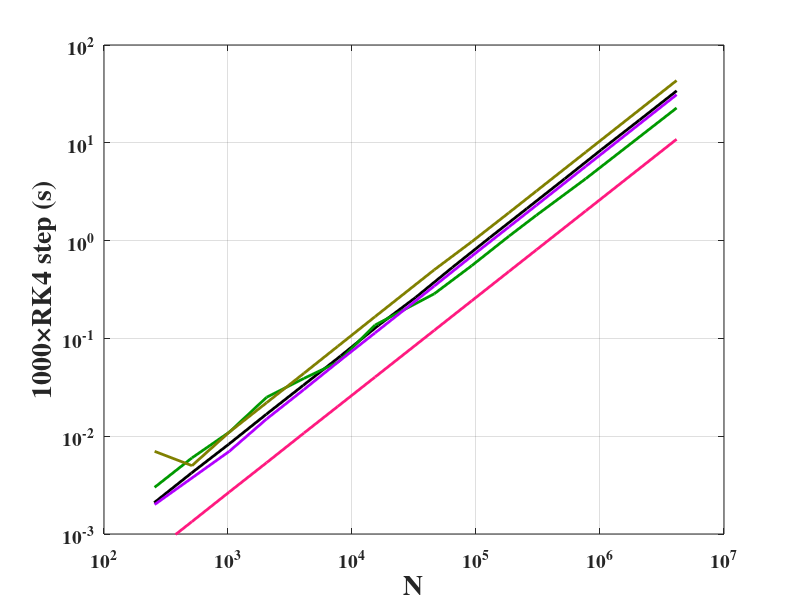

Here is the MATLAB script that generated this plot:
function LorenzRuntimeComparison

AhnertCPUv2.x = [254 507 1013 2039 4034 8121 16351 32634 64578 128895 257267 517946 1024907 2081296 4154152];
AhnertCPUv2.y = [0.00209 0.00420 0.00827 0.01678 0.03304 0.06638 0.13604 0.26260 0.53284 1.07044 2.12911 4.27722 8.50749 17.09075 33.99354];

%CPU_Lorenz_odeint_vcl.cpp
odeint_vcl_CPU.x = [256      512      1024    2048    4096    7680     15360    46080   92160   184320   307200   768000   4147200 ];
odeint_vcl_CPU.y = [.003     .006     .011    .025    .039    .057     .137     .286    .553    1.109    1.818    4.298    22.701];

%CPU_Lorenz_Julia_ensemble.jl
julia_CPU.x = [256      1024	2048	4096	7680	15360	46080	92160	184320	307200	768000	4147200];
julia_CPU.y = [0.002	0.009	0.018	0.036	0.068	0.136	0.409	0.819	1.639	2.744	6.857	37.203];

%CPU_Lorenz_Julia.jl
julia_CPU_noEnsemble.x = [256	1024	2048	4096	7680	15360	46080	92160	184320	307200	768000	4147200];
julia_CPU_noEnsemble.y = [0.002	0.009	0.018	0.037	0.068	0.138	0.417	0.826	1.654	2.754	6.891	37.220];

%CPU_Lorenz_simple_Julia.jl
julia_CPU_simple.x = [256   1024	2048	4096	7680	15360	46080	92160	184320	307200	768000	4147200];
julia_CPU_simple.y = [0.002 0.007	0.015	0.030	0.057	0.114	0.343	0.692	1.380	2.298	5.746	31.036];

%CPU_Lorenz_hand_tuned.cpp
VCL_hand_tuned_CPU.x = [256      512         1024        2048        4096        7680        15360       46080       92160       184320      307200      768000      4147200];
VCL_hand_tuned_CPU.y = [0.00067  0.001339    0.002689    0.005364    0.01077     0.020154    0.040287    0.120895    0.241721    0.483811    0.805893    2.01435     10.8739];

%CPU_Lorenz_odeint.cpp
odeint_CPU_loop.x = [256      512         1024        2048        4096        7680        15360       46080       92160       184320      307200      768000      4147200];
odeint_CPU_loop.y = [7        5           11          22           44         83           167         503         971        1928         3214        8032       43358]/1000;

fig=figure(1); hold on;
p1=plot(AhnertCPUv2.x,AhnertCPUv2.y);
%p2=plot(julia_CPU.x,julia_CPU.y);
p3=plot(odeint_vcl_CPU.x,odeint_vcl_CPU.y);
p4=plot(julia_CPU_simple.x,julia_CPU_simple.y);
%p5=plot(julia_CPU_noEnsemble.x,julia_CPU_noEnsemble.y);
p6=plot(VCL_hand_tuned_CPU.x,VCL_hand_tuned_CPU.y);
p7=plot(odeint_CPU_loop.x,odeint_CPU_loop.y);

set(gca,'XScale','log','YScale','log','XLim',[1e2 1e7],'YLim',[1e-3 1e2],'XGrid','on','YGrid','on','Box','on','FontSize',14,'FontWeight','bold','FontName','Times');
set(p1,'Color',[0 0 0], 'LineStyle','-','LineWidth',2);
%set(p2,'Color',[0 0 1], 'LineStyle','-','LineWidth',2);
set(p3,'Color',[0 0.6 0], 'LineStyle','-','LineWidth',2);
set(p4,'Color',[0.7 0.0 1], 'LineStyle','-','LineWidth',2);
%set(p5,'Color',[0 0.7 1], 'LineStyle','-','LineWidth',2);
set(p6,'Color',[1 0.1 0.5], 'LineStyle','-','LineWidth',2);
set(p7,'Color',[0.5 0.5 0], 'LineStyle','-','LineWidth',2);
xlabel('N','FontSize',20,'FontWeight','bold','FontName','Times');
ylabel('1000\timesRK4 step (s)','FontSize',20,'FontWeight','bold','FontName','Times');
